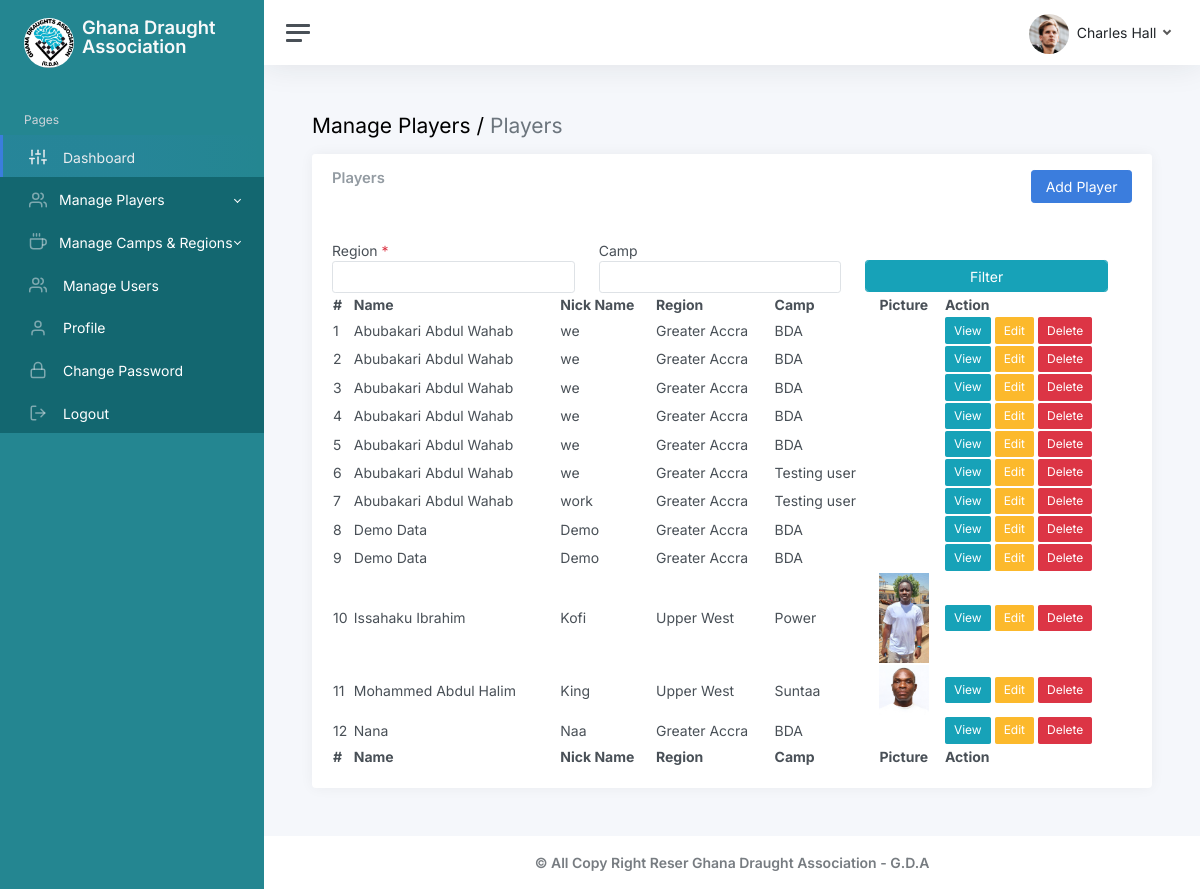
Screenshot of /admin/players.php (signed in) with the database file from the repository.
### tables this page shows
CREATE TABLE `playerstbl` (
  `id` int(11) NOT NULL,
  `fullName` varchar(200) NOT NULL,
  `nickname` varchar(150) NOT NULL,
  `dateOfBirth` varchar(100) NOT NULL,
  `gender` varchar(7) NOT NULL,
  `contact` varchar(14) NOT NULL,
  `regionId` int(11) NOT NULL,
  `campId` int(11) NOT NULL,
  `userId` int(11) NOT NULL,
  `competitionsWon` varchar(255) NOT NULL,
  `yearWon` varchar(255) NOT NULL,
  `passportPicture` varchar(255) NOT NULL,
  `regDate` timestamp NOT NULL DEFAULT current_timestamp() ON UPDATE current_timestamp()
);

CREATE TABLE `regiontbl` (
  `id` int(11) NOT NULL,
  `regionName` varchar(150) NOT NULL
);

CREATE TABLE `camptbl` (
  `id` int(11) NOT NULL,
  `campName` varchar(255) NOT NULL,
  `regionId` int(11) NOT NULL,
  `description` text NOT NULL
);

### admin/players.php (the view, shortened to what this page needs)
<?php include('inc/sidebar.php') ?>
<?php include('inc/header.php') ?>
		<main class="content">
			<div class="container-fluid p-0">
				<h1 class="h3 mb-3">Manage Players / <span class=" text-secondary">Players</span></h1>
				<div class="row">
					<div class="col-xl-12 col-xxl-5 d-flex">
						<div class="w-100">
                               <div class="card">
                                   <div class="card-header">
                                       <div class="row">
                                           <div class="col-md-6">
                                               <h3 class=" card-title">Players</h3>
                                           </div>
                                           <div class="col-md-6">
                                               <a href="./addPlayer.php" class="btn btn-primary float-end">Add Player</a>
                                           </div>
                                       </div>
                                   </div>
                                   <div class="card-body">
                                       <div class=" table-responsive">
                                           <form id="filter-form" method="POST" class="w-100">
                                               <div class="row w-100">
                                                   <div class="col-md-4">
                                                       <div class="form-group">
                                                           <label for="">Region <span id="error-message" class="text-danger">*</span></label>
                                                           <select id="regions" class="selectpicker form-control regions" data-show-subtext="true" data-live-search="true" name="regionId" >
                                                           <option  value=""></option>
                                                           <?php
                                                               include('./config.php');
                                                               $sqlRegion = mysqli_query($conn,'SELECT * FROM regiontbl ORDER BY regionName ASC');
                                                               while ($row = mysqli_fetch_assoc($sqlRegion)) {
                                                           ?>
                                                           <option value="<?= $row['id'] ?>"><?= $row['regionName'] ?></option>
                                                           <?php
                                                               }
                                                           ?>
                                                       </select>
                                                       </div>
                                                   </div>
                                                   <div class="col-md-4 ">
                                                       <div class="form-group">
                                                           <label for="">Camp</label>
                                                           <select id="camps" class="selectpicker form-control campData" data-show-subtext="true" data-live-search="true" name="campId">
                                                           <option  value=""></option>
                                                           </select>
                                                       </div>
                                                   </div>
                                                   <div class="col-md-4">
                                                       <div class="form-group">
                                                           <button type="submit" name="filter" class="btn btn-info form-control extra-m">Filter</button>
                                                       </div>
                                                   </div>
                                               </div>
                                           </form>
                                           <table id="example" class="display" style="width:100%">
                                               <thead>
                                                   <tr>
                                                       <th>#</th>
                                                       <th>Name</th>
                                                       <th>Nick Name</th>
                                                       <th>Region</th>
                                                       <th>Camp</th>
                                                       <th>Picture</th>
                                                       <th>Action</th>
                                                   </tr>
                                               </thead>
                                               <tbody>
                                                   <?php
                                                       include('./config.php');
                                                       if(isset($_POST['filter'])) {
                                                           $campId = $_POST['campId'];
                                                           $regionId = $_POST['regionId'];
                                                           if($campId == '') {
                                                               $sql = mysqli_query($conn,"SELECT playerstbl.id,playerstbl.fullName,playerstbl.nickname,playerstbl.passportPicture,regiontbl.regionName,camptbl.campName FROM playerstbl
                                                               JOIN regiontbl ON regiontbl.id=playerstbl.regionId
                                                               JOIN camptbl ON camptbl.id=playerstbl.campId
                                                               WHERE playerstbl.regionId='$regionId'
                                                               ORDER BY playerstbl.fullName ASC");
                                                           }else {
                                                               $sql = mysqli_query($conn,"SELECT playerstbl.id,playerstbl.fullName,playerstbl.nickname,playerstbl.passportPicture,regiontbl.regionName,camptbl.campName FROM playerstbl
                                                               JOIN regiontbl ON regiontbl.id=playerstbl.regionId
                                                               JOIN camptbl ON camptbl.id=playerstbl.campId
                                                               WHERE playerstbl.campId='$campId' AND playerstbl.regionId='$regionId'
                                                               ORDER BY playerstbl.fullName ASC");
                                                           }
                                                       }else {
                                                           $sql = mysqli_query($conn,'SELECT playerstbl.id,playerstbl.fullName,playerstbl.nickname,playerstbl.passportPicture,regiontbl.regionName,camptbl.campName FROM playerstbl
                                                           JOIN regiontbl ON regiontbl.id=playerstbl.regionId
                                                           JOIN camptbl ON camptbl.id=playerstbl.campId
                                                           ORDER BY playerstbl.fullName ASC');
                                                       }
                                                       $count = 1;
                                                       while ($row = mysqli_fetch_assoc($sql)) {
                                                   ?>
                                                   <tr>
                                                       <td><?= $count ?></td>
                                                       <td><?= $row['fullName'] ?></td>
                                                       <td><?= $row['nickname'] ?></td>
                                                       <td><?= $row['regionName'] ?></td>
                                                       <td><?= $row['campName'] ?></td>
                                                       <td>
                                                           <img src="./img/uploaded_files/<?= $row['passportPicture'] ?>" width="50" alt="">
                                                       </td>
                                                       <td>
                                                           <a href="./viewPlayer.php?playerId=<?= $row['id'] ?>" class="btn btn-info btn-sm">View</a>
                                                           <a href="./editPlayer.php?playerId=<?= $row['id'] ?>" class="btn btn-warning btn-sm">Edit</a>
                                                           <a onclick="return confirm('You are about to delete this permanently!')" href="./main/deletePlayer.php?playerId=<?= $row['id'] ?>" class="btn btn-danger btn-sm">Delete</a>
                                                       </td>
                                                   </tr>
                                                   <?php
                                                       $count++;
                                                       }
                                                   ?>
                                               </tbody>
                                               <tfoot>
                                                   <tr>
                                                   <th>#</th>
                                                       <th>Name</th>
                                                       <th>Nick Name</th>
                                                       <th>Region</th>
                                                       <th>Camp</th>
                                                       <th>Picture</th>
                                                       <th>Action</th>
                                                   </tr>
                                               </tfoot>
                                           </table>
                                       </div>
                                   </div>
                               </div>
                           </div>
					</div>
				</div>
			</div>
		</main>
		<?php include('inc/footer.php') ?>

### admin/inc/sidebar.php (shortened to what this page needs)
<!DOCTYPE html>
<html lang="en">
<head>
	<link href="../assets/css/app.css" rel= "stylesheet">
	<link href="../assets/css/light.css" rel= "stylesheet">
	<link rel="stylesheet" href="../assets/css/dataTables.dataTables.css">
	<link rel="stylesheet" href="../assets/css/bootstrap-select.min.css">
    <link rel="stylesheet" href="https://cdnjs.cloudflare.com/ajax/libs/bootstrap-select/1.13.14/css/bootstrap-select.min.css">
     <link rel="stylesheet" href="../assets/css/styles.css">
     <link rel="stylesheet" href="../assets/css/responsive.css">
</head>
<body>
<div class="wrapper">
		<nav id="sidebar" class="sidebar js-sidebar">
			<div class="sidebar-content js-simplebar">
				<a class="sidebar-brand" href="index.php">
                    <span class="align-middle d-flex gap-2">
                        <img width="50" class=" rounded-5" src="./img/icons/gda-logo-icon.jpeg" alt="">
                        <span style="line-height: 1">Ghana Draught Association</span>
                    </span>
                </a>
                <ul class="sidebar-nav">
					<li class="sidebar-header">
						Pages
					</li>
					<li class="sidebar-item active">
						<a class="sidebar-link" href="index.php">
                    <i class="align-middle" data-feather="sliders"></i> <span class="align-middle">Dashboard</span>
                    </a>
                    </li>
					<li class="sidebar-item">
						<a data-bs-target="#manage-players" data-bs-toggle="collapse" class="sidebar-link collapsed dropdown-toggle" aria-expanded="false">
                        <i class="align-middle" data-feather="users"></i><span class="align-middle">Manage Players</span>
						</a>
					</li>
					<li class="sidebar-item">
						<a data-bs-target="#manage-camps" data-bs-toggle="collapse" class="sidebar-link collapsed dropdown-toggle" aria-expanded="false">
                        <i class="align-middle" data-feather="coffee"></i><span class="align-middle">Manage Camps & Regions</span>
						</a>
					</li>
                    <li class="sidebar-item">
                        <a class="sidebar-link" href="./manageUsers.php">
                            <i class="align-middle" data-feather="users"></i> <span class="align-middle">Manage Users</span>
                        </a>
                    </li>
                    <li class="sidebar-item">
                        <a class="sidebar-link" href="./profile.php">
                            <i class="align-middle" data-feather="user"></i> <span class="align-middle">Profile</span>
                        </a>
                    </li>
                    <li class="sidebar-item">
                        <a class="sidebar-link" href="./changePassword.php">
                            <i class="align-middle" data-feather="lock"></i> <span class="align-middle">Change Password</span>
                        </a>
                    </li>
                    <li class="sidebar-item">
                        <a class="sidebar-link" onclick="return confirm('Confirm to logout!')" href="../logout.php">
                            <i class="align-middle" data-feather="log-out"></i> <span class="align-middle">Logout</span>
                        </a>
                    </li>
				</ul>
			</div>
		</nav>

### admin/inc/header.php (shortened to what this page needs)
<div class="main">
			<nav class="navbar navbar-expand navbar-light navbar-bg">
				<a class="sidebar-toggle js-sidebar-toggle">
          <i class="hamburger align-self-center"></i>
        </a>
				<div class="navbar-collapse collapse">
					<ul class="navbar-nav navbar-align">
						<li class="nav-item dropdown">
							<a class="nav-link dropdown-toggle d-none d-sm-inline-block" href="#" data-bs-toggle="dropdown">
                                <img src="img/avatars/avatar.jpg" class="avatar img-fluid rounded rounded-5 me-1" alt="Charles Hall" /> <span class="text-dark">Charles Hall</span>
                            </a>
						</li>
					</ul>
				</div>
			</nav>

### admin/inc/footer.php (shortened to what this page needs)
<footer class="footer">
				<div class="container-fluid">
					<div class="row text-muted">
						<div class="col-12 text-center">
							<p class="mb-0">
								<a class="text-muted" href="" target="_blank"><strong>&copy; All Copy Right Reser Ghana Draught Association - G.D.A</strong></a>
							</p>
						</div>
					</div>
				</div>
			</footer>
		</div>
	</div>
</body>
</html>

### assets/css/dataTables.dataTables.css (style rules this page uses)
:root { --dt-row-selected: 13, 110, 253; --dt-row-selected-text: 255, 255, 255; --dt-row-selected-link: 9, 10, 11; --dt-row-stripe: 0, 0, 0; --dt-row-hover: 0, 0, 0; --dt-column-ordering: 0, 0, 0; --dt-html-background: white; }

### assets/css/styles.css (style rules this page uses)
.sidebar, .sidebar-content { background: #248691; transition: margin-left .35s ease-in-out,left .35s ease-in-out,margin-right .35s ease-in-out,right .35s ease-in-out; color: #ffff; }
.sidebar-link, a.sidebar-link { background: #136770; color: #ffff; }
.sidebar-item.active .sidebar-link:hover, .sidebar-item.active>.sidebar-link { background:linear-gradient(90deg,rgba(59,125,221,.1),rgba(59,125,221,.088) 50%,transparent);border-left-color:#3b7ddd; color:#e9ecef; }
.extra-m { margin-top: 20px; }

### rows the page displays
playerstbl: fullName "Abubakari Abdul Wahab", nickname "we", regiontbl.regionName "Greater Accra", camptbl.campName "BDA"
playerstbl: fullName "Abubakari Abdul Wahab", nickname "we", regiontbl.regionName "Greater Accra", camptbl.campName "BDA"
playerstbl: fullName "Abubakari Abdul Wahab", nickname "we", regiontbl.regionName "Greater Accra", camptbl.campName "BDA"
playerstbl: fullName "Abubakari Abdul Wahab", nickname "we", regiontbl.regionName "Greater Accra", camptbl.campName "BDA"
playerstbl: fullName "Abubakari Abdul Wahab", nickname "we", regiontbl.regionName "Greater Accra", camptbl.campName "BDA"
playerstbl: fullName "Abubakari Abdul Wahab", nickname "we", regiontbl.regionName "Greater Accra", camptbl.campName "Testing user"
playerstbl: fullName "Abubakari Abdul Wahab", nickname "work", regiontbl.regionName "Greater Accra", camptbl.campName "Testing user"
playerstbl: fullName "Demo Data", nickname "Demo", regiontbl.regionName "Greater Accra", camptbl.campName "BDA"
playerstbl: fullName "Demo Data", nickname "Demo", regiontbl.regionName "Greater Accra", camptbl.campName "BDA"
playerstbl: fullName "Issahaku Ibrahim", nickname "Kofi", regiontbl.regionName "Upper West", camptbl.campName "Power", passportPicture (picture)
playerstbl: fullName "Mohammed Abdul Halim", nickname "King", regiontbl.regionName "Upper West", camptbl.campName "Suntaa", passportPicture (picture)
playerstbl: fullName "Nana", nickname "Naa", regiontbl.regionName "Greater Accra", camptbl.campName "BDA"
